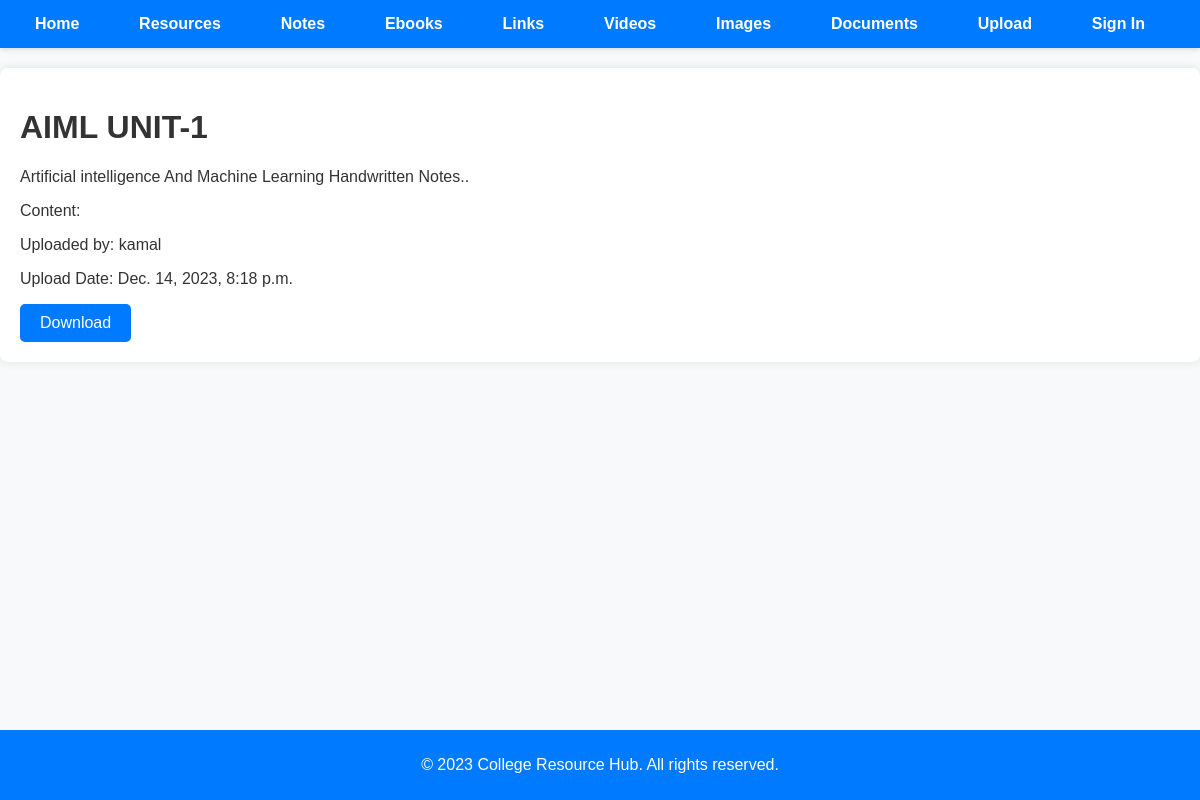
Screenshot of /resources/notes/17/ with the database file from the repository.
### resources/models.py (models this page shows, shortened)
class Resource(models.Model):
    title = models.CharField(max_length=255)
    description = models.TextField()
    upload_date = models.DateTimeField(auto_now_add=True)
    uploader = models.ForeignKey(settings.AUTH_USER_MODEL, on_delete=models.CASCADE)  # Use AUTH_USER_MODEL
    resource_type = models.ForeignKey(ResourceType, on_delete=models.SET_NULL, null=True)

### resources/views.py (the view)
# urls.py: path('notes/<int:pk>/', NoteDetailView.as_view(), name='note-detail'),
class NoteDetailView(DetailView):
    model = Note
    template_name = 'resources/note_detail.html'
    context_object_name = 'note'

### resources/templates/resources/note_detail.html
{% extends 'base.html' %}
{% load static %}
{% block content %}
  <h1>{{ note.title }}</h1>
  <p>{{ note.description }}</p>
  <p>Content: {{ note.content }}</p>
  <p>Uploaded by: {{ note.uploader.username }}</p>
  <p>Upload Date: {{ note.upload_date }}</p>
  <a href="{{ note.file.url }}" style="display: inline-block; padding: 10px 20px; background-color: #007bff; color: #fff; text-decoration: none; border-radius: 5px;" download>Download</a>
{% endblock %}

### resources/static/css/style.css (style rules this page uses)
body { font-family: 'Arial', sans-serif; margin: 0; padding: 0; background-color: #f8f8f8; color: #333; }

### resources/templates/base.html (style rules this page uses)
body { font-family: 'Arial', sans-serif; margin: 0; padding: 0; background-color: #f8f9fa; }

### rows the page displays
Resource: title "AIML UNIT-1", description "Artificial intelligence And Machine Learning Handwritten Notes..", uploader.username "kamal", upload_date "Dec. 14, 2023, 8:18 p.m."
